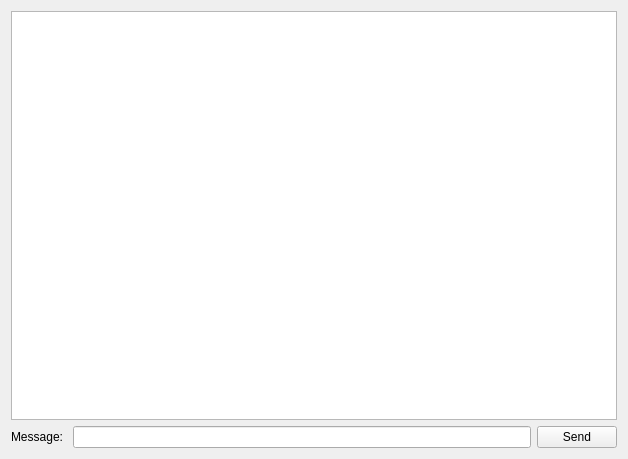
<?xml version="1.0" encoding="UTF-8"?>
<ui version="4.0">
 <class>ClientChatWidget</class>
 <widget class="QWidget" name="ClientChatWidget">
  <property name="geometry">
   <rect>
    <x>0</x>
    <y>0</y>
    <width>628</width>
    <height>459</height>
   </rect>
  </property>
  <property name="windowTitle">
   <string>Form</string>
  </property>
  <layout class="QVBoxLayout" name="verticalLayout">
   <item>
    <widget class="QListWidget" name="lstMessages"/>
   </item>
   <item>
    <layout class="QHBoxLayout" name="wdgSend">
     <item>
      <widget class="QLabel" name="label">
       <property name="text">
        <string>Message: </string>
       </property>
      </widget>
     </item>
     <item>
      <widget class="QLineEdit" name="lnMessage"/>
     </item>
     <item>
      <widget class="QPushButton" name="btnSend">
       <property name="text">
        <string>Send</string>
       </property>
      </widget>
     </item>
    </layout>
   </item>
  </layout>
 </widget>
 <resources/>
 <connections/>
</ui>
